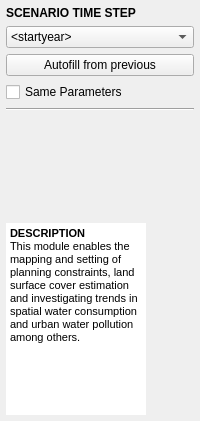
       <widget class="QWidget" name="sidebar_widget" native="true">
        <property name="sizePolicy">
         <sizepolicy hsizetype="Fixed" vsizetype="Preferred">
          <horstretch>0</horstretch>
          <verstretch>0</verstretch>
         </sizepolicy>
        </property>
        <property name="minimumSize">
         <size>
          <width>0</width>
          <height>0</height>
         </size>
        </property>
        <property name="maximumSize">
         <size>
          <width>16777215</width>
          <height>16777215</height>
         </size>
        </property>
        <layout class="QVBoxLayout" name="verticalLayout_2">
         <property name="spacing">
          <number>6</number>
         </property>
         <property name="leftMargin">
          <number>6</number>
         </property>
         <property name="topMargin">
          <number>6</number>
         </property>
         <property name="rightMargin">
          <number>6</number>
         </property>
         <property name="bottomMargin">
          <number>6</number>
         </property>
         <item>
          <widget class="QLabel" name="sidebar_title">
           <property name="text">
            <string>&lt;html&gt;&lt;head/&gt;&lt;body&gt;&lt;p&gt;&lt;span style=&quot; font-weight:600;&quot;&gt;SCENARIO TIME STEP&lt;/span&gt;&lt;/p&gt;&lt;/body&gt;&lt;/html&gt;</string>
           </property>
          </widget>
         </item>
         <item>
          <widget class="QComboBox" name="year_combo">
           <property name="minimumSize">
            <size>
             <width>100</width>
             <height>0</height>
            </size>
           </property>
           <item>
            <property name="text">
             <string>&lt;startyear&gt;</string>
            </property>
           </item>
          </widget>
         </item>
         <item>
          <widget class="QPushButton" name="autofillButton">
           <property name="text">
            <string>Autofill from previous</string>
           </property>
          </widget>
         </item>
         <item>
          <widget class="QCheckBox" name="same_params">
           <property name="text">
            <string>Same Parameters</string>
           </property>
          </widget>
         </item>
         <item>
          <widget class="Line" name="sidebar_line">
           <property name="orientation">
            <enum>Qt::Horizontal</enum>
           </property>
          </widget>
         </item>
         <item>
          <widget class="QLabel" name="module_img">
           <property name="sizePolicy">
            <sizepolicy hsizetype="Preferred" vsizetype="Fixed">
             <horstretch>0</horstretch>
             <verstretch>0</verstretch>
            </sizepolicy>
           </property>
           <property name="minimumSize">
            <size>
             <width>140</width>
             <height>100</height>
            </size>
           </property>
           <property name="maximumSize">
            <size>
             <width>140</width>
             <height>100</height>
            </size>
           </property>
           <property name="text">
            <string/>
           </property>
           <property name="pixmap">
            <pixmap resource="../graphics/ubeats.qrc">:/images/images/md_spatialmapping_general.jpg</pixmap>
           </property>
          </widget>
         </item>
         <item>
          <widget class="QTextBrowser" name="description">
           <property name="minimumSize">
            <size>
             <width>140</width>
             <height>0</height>
            </size>
           </property>
           <property name="maximumSize">
            <size>
             <width>140</width>
             <height>16777215</height>
            </size>
           </property>
           <property name="frameShape">
            <enum>QFrame::NoFrame</enum>
           </property>
           <property name="html">
            <string>&lt;!DOCTYPE HTML PUBLIC &quot;-//W3C//DTD HTML 4.0//EN&quot; &quot;http://www.w3.org/TR/REC-html40/strict.dtd&quot;&gt;
&lt;html&gt;&lt;head&gt;&lt;meta name=&quot;qrichtext&quot; content=&quot;1&quot; /&gt;&lt;style type=&quot;text/css&quot;&gt;
p, li { white-space: pre-wrap; }
&lt;/style&gt;&lt;/head&gt;&lt;body style=&quot; font-family:'MS Shell Dlg 2'; font-size:8.25pt; font-weight:400; font-style:normal;&quot;&gt;
&lt;p style=&quot; margin-top:0px; margin-bottom:0px; margin-left:0px; margin-right:0px; -qt-block-indent:0; text-indent:0px;&quot;&gt;&lt;span style=&quot; font-size:8pt; font-weight:600;&quot;&gt;DESCRIPTION&lt;/span&gt;&lt;/p&gt;
&lt;p style=&quot; margin-top:0px; margin-bottom:0px; margin-left:0px; margin-right:0px; -qt-block-indent:0; text-indent:0px;&quot;&gt;&lt;span style=&quot; font-size:8pt;&quot;&gt;This module enables the mapping and setting of planning constraints, land surface cover estimation and investigating trends in spatial water consumption and urban water pollution among others.&lt;/span&gt;&lt;/p&gt;&lt;/body&gt;&lt;/html&gt;</string>
           </property>
          </widget>
         </item>
        </layout>
       </widget>
